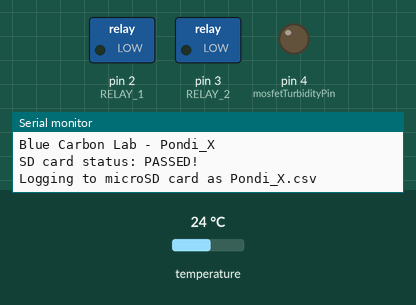
Recording of a sketch running on a simulated Arduino Uno, built with avr-gcc and run on an emulated ATmega328P. On the bench: switched loads named in the sketch (green lamp = pin HIGH), output pins drawn as LEDs (lit = HIGH), the last lines printed to the serial monitor. The inputs (shaded band) are chosen by the test bench; at power-on: temperature 24 °C. The local clock reads 2024-03-15 10:24:30 at power-on unless the sketch sets it; storage starts empty.

Above: at 0.1 s.
At 8.8 s:
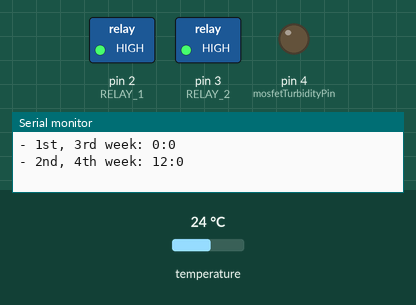
At 9.6 s:
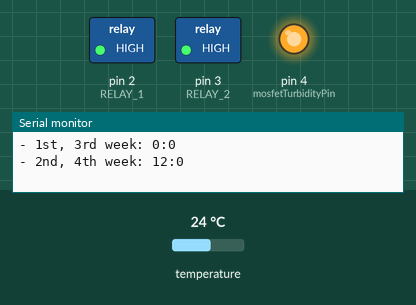
Timing chart, 0 to 16.0 s (numbered marks = the images above):
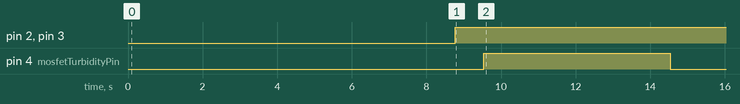

The sketch:

new_prototype_multiple_days.ino
```cpp
#include <SdFat.h>
#include <SPI.h>
#include <Wire.h>
#include <RTClib.h>
#include <OneWire.h>
#include <DallasTemperature.h>
#include <LowPower.h>

// Date & Time to activate Air Pumps
#define SUNDAY    0
#define MONDAY    1
#define TUESDAY   2
#define WEDNESDAY 3
#define THURSDAY  4
#define FRIDAY    5
#define SATURDAY  6

// Date & Time to activate Air Pumps
const uint8_t DAYS_TO_ACTIVATE[] = {TUESDAY};
const uint8_t DAYS_TO_ACTIVATE_COUNT = sizeof(DAYS_TO_ACTIVATE) / sizeof(DAYS_TO_ACTIVATE[0]);

uint8_t START_HH_ODD_WEEK = 12;
uint8_t START_HH_EVEN_WEEK = 0;
uint8_t START_MM = 0;

char daysOfTheWeek[7][12] = {
  "Sunday",
  "Monday",
  "Tuesday",
  "Wednesday",
  "Thursday",
  "Friday",
  "Saturday"
};

// Device name
const String device = "Pondi_X";

// Data-Logger
RTC_DS1307 RTC;
#define DS1307_I2C_ADDRESS 0x68
SdFat SD;
const int chipSelect = 10;
char tmeStrng[] = "0000/00/00,00:00:00";

// Water temperature
const int waterTempPin = 8;
OneWire oneWire(waterTempPin);
DallasTemperature waterTempSensor(&oneWire);
float waterTempCelsius;

// Water turbidity
const int mosfetTurbidityPin = 4;
const int waterTurbidityPin = A3;
float minVoltage = 0;
float maxVoltage = 4.5;
int turbidityMinValue = 100;
int turbidityMaxValue = 0;

// Air pump's relay
#define RELAY_1 2
#define RELAY_2 3

void setup() {
  Serial.begin(9600);

  Wire.begin();
  RTC.begin();

  pinMode(RELAY_1, OUTPUT);
  pinMode(RELAY_2, OUTPUT);
  pinMode(mosfetTurbidityPin, OUTPUT);

  Serial.print("Blue Carbon Lab - ");
  Serial.print(device);
  Serial.println();
  Serial.println();
  Serial.print("SD card status: ");
  if (!SD.begin(chipSelect)) {
    Serial.println("FAILED!");
    while(1);
  }
  Serial.println("PASSED!");
  Serial.println();
  Serial.print("Logging to microSD card as ");
  String filename = device + ".csv";
  Serial.println(filename);
  Serial.println();

  DateTime now = RTC.now();

  Serial.print("Current time: ");
  Serial.print(now.year(), DEC);
  Serial.print('/');
  Serial.print(now.month(), DEC);
  Serial.print('/');
  Serial.print(now.day(), DEC);
  Serial.print(" (");
  Serial.print(daysOfTheWeek[now.dayOfTheWeek()]);
  Serial.print(") ");
  Serial.print(now.hour(), DEC);
  Serial.print(':');
  Serial.print(now.minute(), DEC);
  Serial.print(':');
  Serial.print(now.second(), DEC);
  Serial.println();
  Serial.println();

  Serial.println("All setup succeed!");
  Serial.println();

  Serial.println("Logging data every hour");
  Serial.println();

  Serial.print("Pumps are set to run on the following days: ");
  for (int i = 0; i < DAYS_TO_ACTIVATE_COUNT; i++) {
    Serial.print(daysOfTheWeek[DAYS_TO_ACTIVATE[i]]);
    if (i < DAYS_TO_ACTIVATE_COUNT - 1) {
      Serial.print(", ");
    }
  }
  Serial.print(" at:");
  Serial.println();
  Serial.print("- 1st, 3rd week: ");
  Serial.print(START_HH_EVEN_WEEK);
  Serial.print(":");
  Serial.print(START_MM);
  Serial.println();
  Serial.print("- 2nd, 4th week: ");
  Serial.print(START_HH_ODD_WEEK);
  Serial.print(":");
  Serial.print(START_MM);
  Serial.println();

  delay(500);

  File dataFile = SD.open(filename.c_str(), FILE_WRITE);
  if (dataFile) {
    dataFile.println("date,time,water_temp,turbidity");
    dataFile.close();
  }
  else {
    Serial.println("[!] File Error");
  }
  waterTempSensor.begin();
  LowPower.powerDown(SLEEP_8S, ADC_OFF, BOD_OFF);
}

void loop() {
  static int lastHour = -1;
  // Time
  DateTime now = RTC.now();
  //Week
  int week = (now.day() + 6) / 7;
  // Turn off pump
  deactivate_pumps();
  if (now.hour() != lastHour) {
    log_data();
    lastHour = now.hour();
  }
  if (isInDaysToActivate(now.dayOfTheWeek())) {
    if (week == 1 || week == 3 || week == 5) {
      if (now.hour() == START_HH_ODD_WEEK && now.minute() >= START_MM){
          activate_pumps();
      } else {
        deactivate_pumps();
        sleep_mode();
      }
  } else if (week == 2 || week == 4) {
      if (now.hour() == START_HH_EVEN_WEEK && now.minute() >= START_MM){
          activate_pumps();
      } else {
        deactivate_pumps();
        sleep_mode();
      }
    }
  } else {
    deactivate_pumps();
    sleep_mode();
  }
}

void activate_pumps(){
  digitalWrite(RELAY_1, LOW);
  digitalWrite(RELAY_2, LOW);
}

void deactivate_pumps(){
  digitalWrite(RELAY_1, HIGH);
  digitalWrite(RELAY_2, HIGH);
}

void log_data(){
  // Water temperature
  waterTempSensor.requestTemperatures();
  waterTempCelsius = waterTempSensor.getTempCByIndex(0);
  // Water turbidity
  digitalWrite(mosfetTurbidityPin, HIGH);
  delay(5000);
  int waterTurbiditySensor = analogRead(waterTurbidityPin);
  float turbidityVoltage = waterTurbiditySensor * (5.0 / 1024.0);
  //int turbidity = map(turbidityVoltage,0,4.5,100,0);
  float minVoltage = 0.0;
  float maxVoltage = 4.5;
  int newMinValue = 100;
  int newMaxValue = 0;
  int turbidity = (turbidityVoltage - minVoltage) * (newMaxValue - newMinValue) / (maxVoltage - minVoltage) + newMinValue;
  digitalWrite(mosfetTurbidityPin, LOW);
  // Time
  DateTime now = RTC.now();
  sprintf(tmeStrng, "%04d/%02d/%02d,%02d:%02d:%02d", now.year(), now.month(), now.day(), now.hour(), now.minute(), now.second());
  String filename = device + ".csv";
  File dataFile = SD.open(filename.c_str(), FILE_WRITE);  // write the data to the SD card:
  if (dataFile) {
    dataFile.print(tmeStrng);
    dataFile.print(",");
    dataFile.print(waterTempCelsius);
    dataFile.print(",");
    dataFile.println(turbidity);
    dataFile.flush();
    dataFile.close();
  }
  else {
    Serial.println("[!] File Error");
  }
}

bool isInDaysToActivate(uint8_t currentDay) {
  for (int i = 0; i < DAYS_TO_ACTIVATE_COUNT; i++) {
    if (currentDay == DAYS_TO_ACTIVATE[i]) {
      return true;
    }
  }
  return false;
}

void sleep_mode(){
  for (int i = 0; i < 7; i++) {
    LowPower.powerDown(SLEEP_8S, ADC_OFF, BOD_OFF);
  }
}
```

Measured:
- by itself, pin 2 (RELAY_1), pin 3 (RELAY_2): LOW → HIGH at 8.8 s
- by itself, pin 4 (mosfetTurbidityPin): LOW → HIGH at 9.5 s, → LOW 5.0 s later
